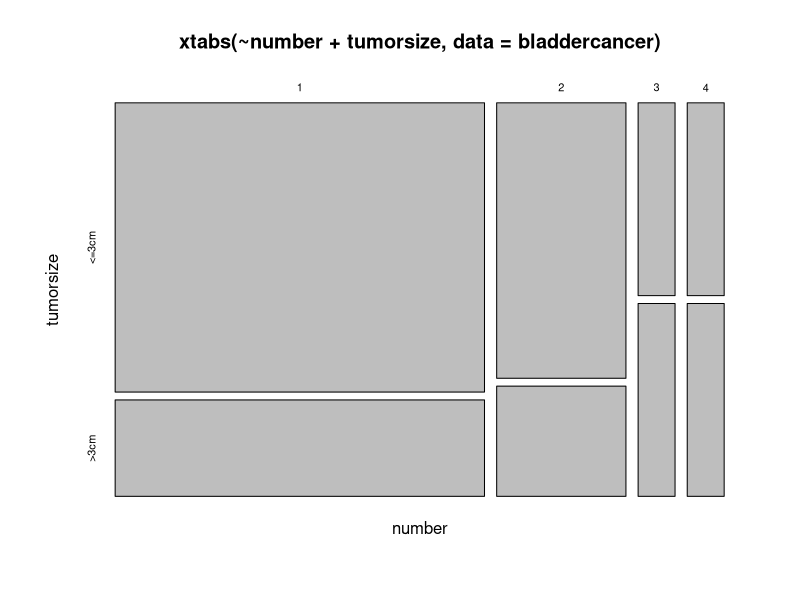

Generate this figure with R:
library(HSAUR3)


### Name: bladdercancer
### Title: Bladder Cancer Data
### Aliases: bladdercancer
### Keywords: datasets

### ** Examples


  data("bladdercancer", package = "HSAUR3")
  mosaicplot(xtabs(~ number + tumorsize, data = bladdercancer))
